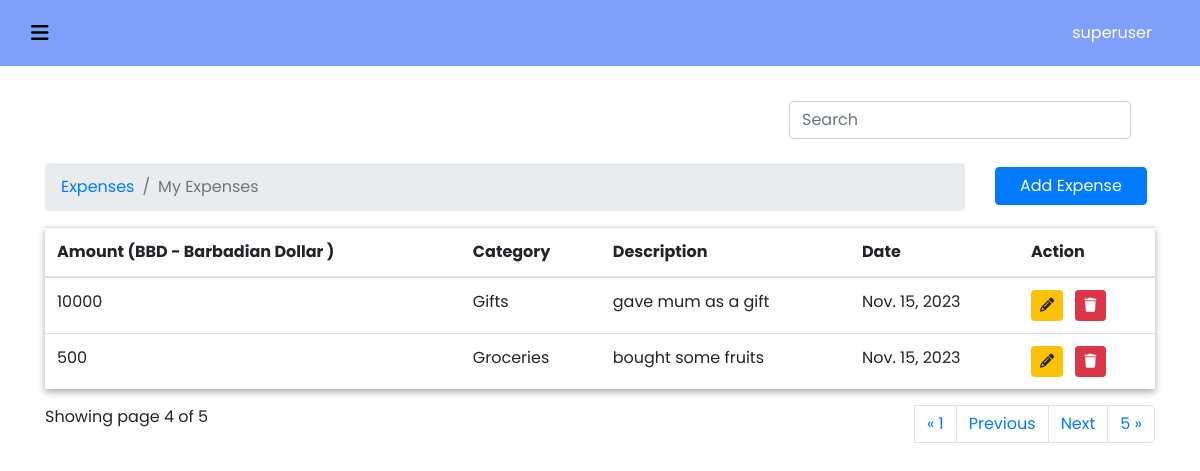
Screenshot of /pages/expenses/?page=4 (signed in) with the database file from the repository.
### userprefrences/models.py (models this page shows, shortened)
class UserPreference(models.Model):
    user = models.OneToOneField(to=User, on_delete=models.CASCADE,)
    currency = models.CharField(max_length=255, blank = True, null=True)

### expenses/models.py (models this page shows, shortened)
class Expense(models.Model):
    id = models.UUIDField(primary_key=True, default=uuid.uuid4 , editable=False)
    category = models.ForeignKey(Category, on_delete=models.CASCADE, null=True, blank=True)
    amount = models.PositiveIntegerField(default=0)
    date = models.DateField(default=now)
    description = models.TextField(null=True, blank=True)
    owner = models.ForeignKey(to=User, on_delete=models.CASCADE, null=True, blank=True)
    class Meta:
        ordering:['-date']

class Category(models.Model):
    id = models.UUIDField(primary_key=True, default=uuid.uuid4 , editable=False)
    name= models.CharField(max_length=255, null=True, blank=True)
    def __str__(self):
        return f'{self.name}'
    class Meta:
        verbose_name_plural = 'Categories'

### expenses/views.py (the view)
# urls.py: path('pages/', include('expenses.urls')),
@login_required(login_url='/registration/login')
def expenses(request):
    categories = Category.objects.all()
    expenses = Expense.objects.filter(owner=request.user)
    paginator = Paginator(expenses, 2)
    page_number = request.GET.get('page')
    page_obj =Paginator.get_page(paginator,page_number)
    currency = UserPreference.objects.get(user=request.user).currency
    context={
        'categories':categories,
        'expenses':expenses,
        'page_obj':page_obj,
        'currency':currency,
    }
    return render(request, 'expenses/expenses.html',context)

### templates/expenses/expenses.html (shortened to what this page needs)
{%extends 'partials/base.html'%}
{% load static %}
{% block content %}
    <div class="row">
        <div class="col-md-12 col-sm-12 mb-4">
            <form class="form-inline float-right mr-3" method="post">
                <input class="form-control mr-sm-2" id="searchField" type="search" placeholder="Search" aria-label="Search">
            </form>
        </div>
    </div>
    <div class="row">
        <div class="col-md-10">
            <nav aria-label="breadcrumb">
                <ol class="breadcrumb">
                <li class="breadcrumb-item"><a href="">Expenses</a></li>
                <li class="breadcrumb-item active" aria-current="page">My Expenses</li>
                </ol>
            </nav>
        </div>
        <div class="col-md-2 mt-1 ">
            <a href="{% url 'add_expense' %}" class="btn btn-primary pl-4 pr-4"> Add Expense </a>
        </div>
    </div>
    <div class="row">
        <div class="col-md-12">
            {% if expenses.count %}
            <table class="table table-stiped table-hover" style="box-shadow: 0 3px 7px rgb(170, 170, 170);">
                <thead>
                    <tr>
                        <th>Amount ({{currency}})</th>
                        <th>Category</th>
                        <th>Description</th>
                        <th>Date</th>
                        <th>Action</th>
                    </tr>
                </thead>
                <tbody>
                    {% for expense in page_obj %}
                    <tr>
                        <td> {{expense.amount}} </td>
                        <td> {{expense.category}} </td>
                        <td> {{expense.description}} </td>
                        <td> {{expense.date}} </td>
                        <td>
                            <a href=" {% url 'edit_expense' expense.id %} " class="btn btn-warning btn-sm py-1 pl-2 pr-2 mr-2"><i class="fa fa-pencil"></i></a>
                            <a href=" {% url 'edit_expense' expense.id %} " class="btn btn-danger btn-sm py-1 pl-2 pr-2"><i class="fa fa-trash"></i></a>
                        </td>
                    </tr>
                    {% endfor %}
                </tbody>
            </table>
            {% endif %}
            <div class="row">
                <div class="col-md-6 col-sm-6 float-left">
                    <p class="text-left">Showing page {{page_obj.number}} of {{page_obj.paginator.num_pages}} </p>
                </div>
                <div class="col-md-6 col-sm-6 float-right ">
                    <ul class="pagination float-right">
                        {% if page_obj.has_previous %}
                        <li {%if page_obj.number == 1%} class="page-item active" {%endif%}>
                          <a class="page-link" href="?page=1" >&laquo; 1</a>
                        </li>
                        <li class="page-item">
                            <a class="page-link" href="?page={{page_obj.previous_page_number}}">Previous</a>
                        </li>
                        {%endif%}
                        {% if page_obj.has_next %}
                        <li class="page-item">
                          <a class="page-link" href="?page={{page_obj.next_page_number}}">Next</a>
                        </li>
                        <li class="page-item">
                            <a class="page-link" href="?page={{page_obj.paginator.num_pages}}">{{page_obj.paginator.num_pages}} &raquo;</a>
                        </li>
                        {%endif%}
                    </ul>
                </div>
            </div>
        </div>
    </div>
{%endblock%}

### templates/partials/base.html (shortened to what this page needs)
{% load static %}
<!DOCTYPE html>
<html lang="en">
<head>
    <link rel="stylesheet" href="{%static 'css/style.css'%}">
    <link rel="stylesheet" href="{%static 'css/dashboard.css'%}">
    <link rel="stylesheet" href="https://cdn.jsdelivr.net/npm/bootstrap@4.0.0/dist/css/bootstrap.min.css">
    <link rel="stylesheet" href="https://cdnjs.cloudflare.com/ajax/libs/font-awesome/6.4.2/css/all.min.css">
</head>
<body>
  <nav class="navbar navbar-expand-lg fixed-top">
    <button class="openbtn btn btn-outline-success" onclick="openNav()"><i class="fa-solid fa-bars" style="color: black; "></i></button>
    <div class="collapse navbar-collapse" id="navbarSupportedContent" >
      <ul class="navbar-nav ml-auto" >
        <li class="nav-item active">
          <a class="nav-link mr-4" style="color: white;" href="#">{{user.username}} <span class="sr-only">(current)</span></a>
        </li>
      </ul>
    </div>
  </nav>
    <div class="container" style="margin-top: 100px;font-family: poppins;">
      {% include 'partials/mess.html' %}
      {%block content%}
      {%endblock%}
    </div>
</body>
</html>

### static/css/style.css (style rules this page uses)
body { background-color: black; }

### static/css/dashboard.css (style rules this page uses)
body { font-size: .875rem; }

### templates/partials/base.html (style rules this page uses)
body { font-family: poppins; }
.openbtn { font-size: 20px; cursor: pointer; color: white; padding: 10px 15px; border: none; }
.navbar { background-color: #7fa0f9 !important; }

### rows the page displays
UserPreference: currency "BBD - Barbadian Dollar"
Expense: amount "10000", category "Gifts", description "gave mum as a gift", date "Nov. 15, 2023"
Expense: amount "500", category "Groceries", description "bought some fruits", date "Nov. 15, 2023"

### other values shown
{{ user.username }} "superuser"
{{ page_obj.number }} "4"
{{ page_obj.paginator.num_pages }} "5"
